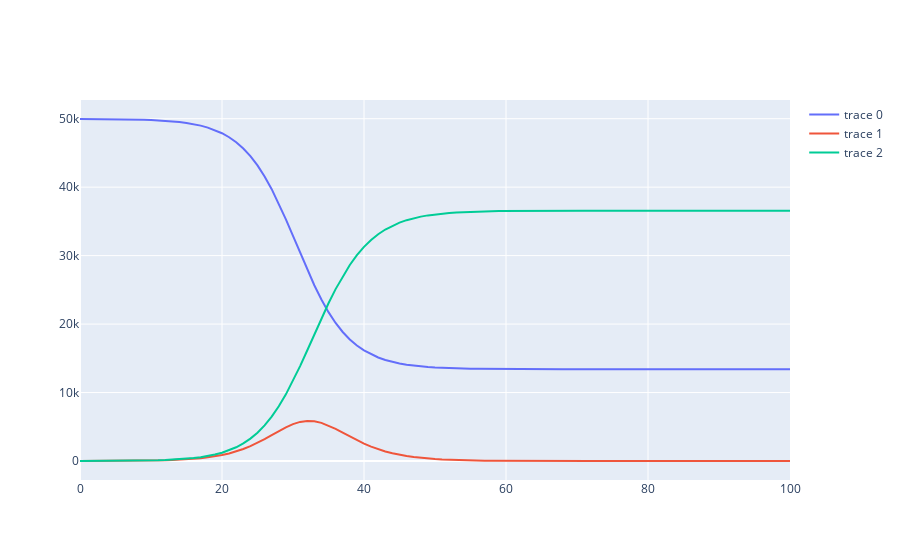

Notebook source saved alongside this figure:
### Code cell
SIR(b=0.7/50000,v=1/2.5,S_0=[49955,],I_0=[5,],time=100)
